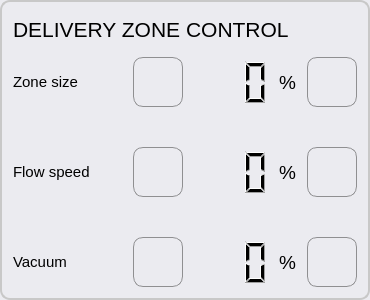
                    <widget class="QGroupBox" name="groupBox_deliveryZone">
                     <property name="sizePolicy">
                      <sizepolicy hsizetype="Minimum" vsizetype="Minimum">
                       <horstretch>0</horstretch>
                       <verstretch>0</verstretch>
                      </sizepolicy>
                     </property>
                     <property name="minimumSize">
                      <size>
                       <width>370</width>
                       <height>40</height>
                      </size>
                     </property>
                     <property name="maximumSize">
                      <size>
                       <width>390</width>
                       <height>16777215</height>
                      </size>
                     </property>
                     <property name="styleSheet">
                      <string notr="true">QGroupBox { 
     border: 2px solid  rgb(200, 200, 200); ; 
     border-radius: 10px; 
    color: rgb(80, 80, 80);
    background-color: rgb(235, 235, 240);
 } 

 QPushButton {
     border: 1px solid #8f8f91;
     border-radius: 10px;
     background-color: qlineargradient(x1: 0, y1: 0, x2: 0, y2: 1,
                                       stop: 0 #f6f7fa, stop: 1 #dadbde);

 }


QPushButton:focus:pressed{
     background-color: qlineargradient(x1: 0, y1: 0, x2: 0, y2: 1,
                                       stop: 0 #F0F0FF, stop: 1 #f6f7fa);
 }

 QPushButton:hover {
     background-color: qlineargradient(x1: 0, y1: 0, x2: 0, y2: 1,
                                       stop: 0 #f6f7fa, stop: 1 #F0F0FF);
 }

QPushButton:disabled{ background-color: #CCCCCC; }

 QPushButton:flat {
     border: none; /* no border for a flat push button */
 }

 QPushButton:default {
     border-color: navy; /* make the default button prominent */
 }</string>
                     </property>
                     <property name="title">
                      <string/>
                     </property>
                     <property name="flat">
                      <bool>false</bool>
                     </property>
                     <layout class="QGridLayout" name="gridLayout_21">
                      <property name="topMargin">
                       <number>0</number>
                      </property>
                      <property name="spacing">
                       <number>0</number>
                      </property>
                      <item row="2" column="4">
                       <widget class="QLabel" name="label_dropletSize_percentage">
                        <property name="maximumSize">
                         <size>
                          <width>16777215</width>
                          <height>16777215</height>
                         </size>
                        </property>
                        <property name="font">
                         <font>
                          <pointsize>14</pointsize>
                         </font>
                        </property>
                        <property name="styleSheet">
                         <string notr="true"/>
                        </property>
                        <property name="text">
                         <string>%  </string>
                        </property>
                        <property name="alignment">
                         <set>Qt::AlignLeading|Qt::AlignLeft|Qt::AlignVCenter</set>
                        </property>
                       </widget>
                      </item>
                      <item row="3" column="1" colspan="4">
                       <spacer name="verticalSpacer_2">
                        <property name="orientation">
                         <enum>Qt::Vertical</enum>
                        </property>
                        <property name="sizeHint" stdset="0">
                         <size>
                          <width>20</width>
                          <height>40</height>
                         </size>
                        </property>
                       </spacer>
                      </item>
                      <item row="2" column="1">
                       <widget class="QLabel" name="label_DZV_dropletSize">
                        <property name="sizePolicy">
                         <sizepolicy hsizetype="Expanding" vsizetype="Preferred">
                          <horstretch>0</horstretch>
                          <verstretch>0</verstretch>
                         </sizepolicy>
                        </property>
                        <property name="minimumSize">
                         <size>
                          <width>0</width>
                          <height>0</height>
                         </size>
                        </property>
                        <property name="maximumSize">
                         <size>
                          <width>16777215</width>
                          <height>16777215</height>
                         </size>
                        </property>
                        <property name="font">
                         <font>
                          <pointsize>11</pointsize>
                         </font>
                        </property>
                        <property name="styleSheet">
                         <string notr="true"/>
                        </property>
                        <property name="text">
                         <string>Zone size</string>
                        </property>
                        <property name="alignment">
                         <set>Qt::AlignLeading|Qt::AlignLeft|Qt::AlignVCenter</set>
                        </property>
                       </widget>
                      </item>
                      <item row="7" column="2">
                       <widget class="QPushButton" name="pushButton_vacuum_minus">
                        <property name="sizePolicy">
                         <sizepolicy hsizetype="Fixed" vsizetype="Fixed">
                          <horstretch>0</horstretch>
                          <verstretch>0</verstretch>
                         </sizepolicy>
                        </property>
                        <property name="minimumSize">
                         <size>
                          <width>50</width>
                          <height>50</height>
                         </size>
                        </property>
                        <property name="maximumSize">
                         <size>
                          <width>16777215</width>
                          <height>16777215</height>
                         </size>
                        </property>
                        <property name="toolTip">
                         <string>Decrease vacuum</string>
                        </property>
                        <property name="styleSheet">
                         <string notr="true"/>
                        </property>
                        <property name="text">
                         <string/>
                        </property>
                        <property name="icon">
                         <iconset resource="resources.qrc">
                          <normaloff>:/icons/minus.png</normaloff>:/icons/minus.png</iconset>
                        </property>
                        <property name="iconSize">
                         <size>
                          <width>35</width>
                          <height>35</height>
                         </size>
                        </property>
                       </widget>
                      </item>
                      <item row="7" column="3">
                       <widget class="QLCDNumber" name="lcdNumber_vacuum_percentage">
                        <property name="sizePolicy">
                         <sizepolicy hsizetype="Expanding" vsizetype="Expanding">
                          <horstretch>0</horstretch>
                          <verstretch>0</verstretch>
                         </sizepolicy>
                        </property>
                        <property name="maximumSize">
                         <size>
                          <width>16777215</width>
                          <height>16777215</height>
                         </size>
                        </property>
                        <property name="toolTip">
                         <string>Vacuum percentage</string>
                        </property>
                        <property name="frameShape">
                         <enum>QFrame::NoFrame</enum>
                        </property>
                        <property name="digitCount">
                         <number>3</number>
                        </property>
                        <property name="value" stdset="0">
                         <double>0.000000000000000</double>
                        </property>
                        <property name="intValue" stdset="0">
                         <number>0</number>
                        </property>
                       </widget>
                      </item>
                      <item row="5" column="1" colspan="4">
                       <spacer name="verticalSpacer">
                        <property name="orientation">
                         <enum>Qt::Vertical</enum>
                        </property>
                        <property name="sizeHint" stdset="0">
                         <size>
                          <width>20</width>
                          <height>40</height>
                         </size>
                        </property>
                       </spacer>
                      </item>
                      <item row="4" column="1">
                       <widget class="QLabel" name="label_DZC_flowSpeed">
                        <property name="sizePolicy">
                         <sizepolicy hsizetype="Preferred" vsizetype="Expanding">
                          <horstretch>0</horstretch>
                          <verstretch>0</verstretch>
                         </sizepolicy>
                        </property>
                        <property name="minimumSize">
                         <size>
                          <width>120</width>
                          <height>0</height>
                         </size>
                        </property>
                        <property name="font">
                         <font>
                          <pointsize>11</pointsize>
                         </font>
                        </property>
                        <property name="styleSheet">
                         <string notr="true"/>
                        </property>
                        <property name="text">
                         <string>Flow speed</string>
                        </property>
                        <property name="alignment">
                         <set>Qt::AlignLeading|Qt::AlignLeft|Qt::AlignVCenter</set>
                        </property>
                       </widget>
                      </item>
                      <item row="2" column="5" colspan="2">
                       <widget class="QPushButton" name="pushButton_dropSize_plus">
                        <property name="sizePolicy">
                         <sizepolicy hsizetype="Fixed" vsizetype="Fixed">
                          <horstretch>0</horstretch>
                          <verstretch>0</verstretch>
                         </sizepolicy>
                        </property>
                        <property name="minimumSize">
                         <size>
                          <width>50</width>
                          <height>50</height>
                         </size>
                        </property>
                        <property name="maximumSize">
                         <size>
                          <width>16777215</width>
                          <height>16777215</height>
                         </size>
                        </property>
                        <property name="toolTip">
                         <string>Increase the size of the delivery zone</string>
                        </property>
                        <property name="styleSheet">
                         <string notr="true"/>
                        </property>
                        <property name="text">
                         <string/>
                        </property>
                        <property name="icon">
                         <iconset resource="resources.qrc">
                          <normaloff>:/icons/plus.png</normaloff>:/icons/plus.png</iconset>
                        </property>
                        <property name="iconSize">
                         <size>
                          <width>35</width>
                          <height>35</height>
                         </size>
                        </property>
                       </widget>
                      </item>
                      <item row="4" column="4">
                       <widget class="QLabel" name="label_flowspeed_percentage">
                        <property name="maximumSize">
                         <size>
                          <width>16777215</width>
                          <height>16777215</height>
                         </size>
                        </property>
                        <property name="font">
                         <font>
                          <pointsize>14</pointsize>
                         </font>
                        </property>
                        <property name="styleSheet">
                         <string notr="true"/>
                        </property>
                        <property name="text">
                         <string>%</string>
                        </property>
                        <property name="alignment">
                         <set>Qt::AlignLeading|Qt::AlignLeft|Qt::AlignVCenter</set>
                        </property>
                       </widget>
                      </item>
                      <item row="2" column="2">
                       <widget class="QPushButton" name="pushButton_dropSize_minus">
                        <property name="sizePolicy">
                         <sizepolicy hsizetype="Fixed" vsizetype="Fixed">
                          <horstretch>0</horstretch>
                          <verstretch>0</verstretch>
                         </sizepolicy>
                        </property>
                        <property name="minimumSize">
                         <size>
                          <width>50</width>
                          <height>50</height>
                         </size>
                        </property>
                        <property name="maximumSize">
                         <size>
                          <width>16777215</width>
                          <height>16777215</height>
                         </size>
                        </property>
                        <property name="font">
                         <font>
                          <pointsize>8</pointsize>
                         </font>
                        </property>
                        <property name="toolTip">
                         <string>Decrease the size of the delivery zone</string>
                        </property>
                        <property name="autoFillBackground">
                         <bool>false</bool>
                        </property>
                        <property name="styleSheet">
                         <string notr="true"/>
                        </property>
                        <property name="text">
                         <string/>
                        </property>
                        <property name="icon">
                         <iconset resource="resources.qrc">
                          <normaloff>:/icons/minus.png</normaloff>:/icons/minus.png</iconset>
                        </property>
                        <property name="iconSize">
                         <size>
                          <width>35</width>
                          <height>35</height>
                         </size>
                        </property>
                       </widget>
                      </item>
                      <item row="4" column="2">
                       <widget class="QPushButton" name="pushButton_flowspeed_minus">
                        <property name="sizePolicy">
                         <sizepolicy hsizetype="Fixed" vsizetype="Fixed">
                          <horstretch>0</horstretch>
                          <verstretch>0</verstretch>
                         </sizepolicy>
                        </property>
                        <property name="minimumSize">
                         <size>
                          <width>50</width>
                          <height>50</height>
                         </size>
                        </property>
                        <property name="maximumSize">
                         <size>
                          <width>16777215</width>
                          <height>16777215</height>
                         </size>
                        </property>
                        <property name="toolTip">
                         <string>Decrease flow speed</string>
                        </property>
                        <property name="styleSheet">
                         <string notr="true"/>
                        </property>
                        <property name="text">
                         <string/>
                        </property>
                        <property name="icon">
                         <iconset resource="resources.qrc">
                          <normaloff>:/icons/minus.png</normaloff>:/icons/minus.png</iconset>
                        </property>
                        <property name="iconSize">
                         <size>
                          <width>35</width>
                          <height>35</height>
                         </size>
                        </property>
                       </widget>
                      </item>
                      <item row="7" column="4">
                       <widget class="QLabel" name="label_vacuum_percentage">
                        <property name="maximumSize">
                         <size>
                          <width>16777215</width>
                          <height>16777215</height>
                         </size>
                        </property>
                        <property name="font">
                         <font>
                          <pointsize>14</pointsize>
                         </font>
                        </property>
                        <property name="styleSheet">
                         <string notr="true"/>
                        </property>
                        <property name="text">
                         <string>%</string>
                        </property>
                        <property name="alignment">
                         <set>Qt::AlignLeading|Qt::AlignLeft|Qt::AlignVCenter</set>
                        </property>
                       </widget>
                      </item>
                      <item row="6" column="1" rowspan="2">
                       <widget class="QLabel" name="label_DZC_vacuum">
                        <property name="sizePolicy">
                         <sizepolicy hsizetype="Expanding" vsizetype="Preferred">
                          <horstretch>0</horstretch>
                          <verstretch>0</verstretch>
                         </sizepolicy>
                        </property>
                        <property name="font">
                         <font>
                          <pointsize>11</pointsize>
                         </font>
                        </property>
                        <property name="styleSheet">
                         <string notr="true"/>
                        </property>
                        <property name="text">
                         <string>Vacuum</string>
                        </property>
                        <property name="alignment">
                         <set>Qt::AlignLeading|Qt::AlignLeft|Qt::AlignVCenter</set>
                        </property>
                       </widget>
                      </item>
                      <item row="4" column="5" colspan="2">
                       <widget class="QPushButton" name="pushButton_flowspeed_plus">
                        <property name="sizePolicy">
                         <sizepolicy hsizetype="Fixed" vsizetype="Fixed">
                          <horstretch>0</horstretch>
                          <verstretch>0</verstretch>
                         </sizepolicy>
                        </property>
                        <property name="minimumSize">
                         <size>
                          <width>50</width>
                          <height>50</height>
                         </size>
                        </property>
                        <property name="maximumSize">
                         <size>
                          <width>16777215</width>
                          <height>16777215</height>
                         </size>
                        </property>
                        <property name="toolTip">
                         <string>Increase flow speed</string>
                        </property>
                        <property name="styleSheet">
                         <string notr="true"/>
                        </property>
                        <property name="text">
                         <string/>
                        </property>
                        <property name="icon">
                         <iconset resource="resources.qrc">
                          <normaloff>:/icons/plus.png</normaloff>:/icons/plus.png</iconset>
                        </property>
                        <property name="iconSize">
                         <size>
                          <width>35</width>
                          <height>35</height>
                         </size>
                        </property>
                       </widget>
                      </item>
                      <item row="2" column="3">
                       <widget class="QLCDNumber" name="lcdNumber_dropletSize_percentage">
                        <property name="sizePolicy">
                         <sizepolicy hsizetype="Expanding" vsizetype="Expanding">
                          <horstretch>0</horstretch>
                          <verstretch>0</verstretch>
                         </sizepolicy>
                        </property>
                        <property name="maximumSize">
                         <size>
                          <width>16777215</width>
                          <height>16777215</height>
                         </size>
                        </property>
                        <property name="toolTip">
                         <string>Droplet size percentage</string>
                        </property>
                        <property name="frameShape">
                         <enum>QFrame::NoFrame</enum>
                        </property>
                        <property name="digitCount">
                         <number>3</number>
                        </property>
                        <property name="segmentStyle">
                         <enum>QLCDNumber::Filled</enum>
                        </property>
                        <property name="value" stdset="0">
                         <double>0.000000000000000</double>
                        </property>
                        <property name="intValue" stdset="0">
                         <number>0</number>
                        </property>
                       </widget>
                      </item>
                      <item row="7" column="5" colspan="2">
                       <widget class="QPushButton" name="pushButton_vacuum_plus">
                        <property name="sizePolicy">
                         <sizepolicy hsizetype="Fixed" vsizetype="Fixed">
                          <horstretch>0</horstretch>
                          <verstretch>0</verstretch>
                         </sizepolicy>
                        </property>
                        <property name="minimumSize">
                         <size>
                          <width>50</width>
                          <height>50</height>
                         </size>
                        </property>
                        <property name="maximumSize">
                         <size>
                          <width>16777215</width>
                          <height>16777215</height>
                         </size>
                        </property>
                        <property name="toolTip">
                         <string>Increase vacuum</string>
                        </property>
                        <property name="styleSheet">
                         <string notr="true"/>
                        </property>
                        <property name="text">
                         <string/>
                        </property>
                        <property name="icon">
                         <iconset resource="resources.qrc">
                          <normaloff>:/icons/plus.png</normaloff>:/icons/plus.png</iconset>
                        </property>
                        <property name="iconSize">
                         <size>
                          <width>35</width>
                          <height>35</height>
                         </size>
                        </property>
                       </widget>
                      </item>
                      <item row="4" column="3">
                       <widget class="QLCDNumber" name="lcdNumber_flowspeed_percentage">
                        <property name="sizePolicy">
                         <sizepolicy hsizetype="Expanding" vsizetype="Expanding">
                          <horstretch>0</horstretch>
                          <verstretch>0</verstretch>
                         </sizepolicy>
                        </property>
                        <property name="maximumSize">
                         <size>
                          <width>16777215</width>
                          <height>16777215</height>
                         </size>
                        </property>
                        <property name="toolTip">
                         <string>Flow speed percentage</string>
                        </property>
                        <property name="frameShape">
                         <enum>QFrame::NoFrame</enum>
                        </property>
                        <property name="digitCount">
                         <number>3</number>
                        </property>
                        <property name="value" stdset="0">
                         <double>0.000000000000000</double>
                        </property>
                        <property name="intValue" stdset="0">
                         <number>0</number>
                        </property>
                       </widget>
                      </item>
                      <item row="0" column="1" colspan="6">
                       <widget class="QLabel" name="label_DZC_title">
                        <property name="minimumSize">
                         <size>
                          <width>330</width>
                          <height>55</height>
                         </size>
                        </property>
                        <property name="font">
                         <font>
                          <pointsize>16</pointsize>
                         </font>
                        </property>
                        <property name="styleSheet">
                         <string notr="true"/>
                        </property>
                        <property name="text">
                         <string>DELIVERY ZONE CONTROL</string>
                        </property>
                        <property name="alignment">
                         <set>Qt::AlignLeading|Qt::AlignLeft|Qt::AlignVCenter</set>
                        </property>
                       </widget>
                      </item>
                     </layout>
                    </widget>
